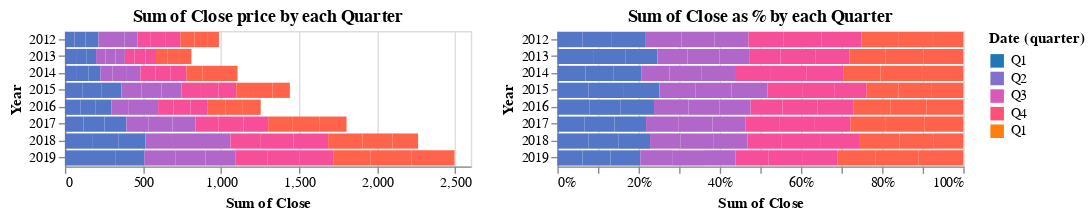

This figure's notebook cell:
### Code cell
#collapse-hide
#As stacked bar chart, in % values. 
stack1= alt.Chart(monthly_data[:'2019'].reset_index()).mark_bar().encode(
    x=alt.X('sum(Close)'),
    y='Year:N',
    color=alt.Color(
        'quarter(Date)',
        scale=alt.Scale(scheme='category10')),
    tooltip=["Date", "Close"]).properties(
    height=100, 
    width = 300,
    title = "Sum of Close price by each Quarter")
    
stack2= alt.Chart(monthly_data[:'2019'].reset_index()).mark_bar().encode(
    x=alt.X('sum(Close)', stack='normalize'),
    y='Year:N',
    color=alt.Color(
        'quarter(Date)', 
        scale=alt.Scale(scheme='category10')),
    tooltip=["Date", "Close"]
    ).properties(
    height=100, 
    width = 300, 
    title = "Sum of Close as % by each Quarter")



stack1 | stack2

### Figure 1 — Vega-Lite specification as saved in the notebook (floating-point values rounded to 4 significant figures)
{"config": {"view": {"continuousWidth": 400, "continuousHeight": 300}}, "hconcat": [{"data": {"name": "data-d54a787ad7f5a0e2b4a1040db95810fd"}, "mark": "bar", "encoding": {"color": {"field": "Date", "scale": {"scheme": "category10"}, "timeUnit": "quarter", "type": "temporal"}, "tooltip": [{"field": "Date", "type": "temporal"}, {"field": "Close", "type": "quantitative"}], "x": {"aggregate": "sum", "field": "Close", "type": "quantitative"}, "y": {"field": "Year", "type": "nominal"}}, "height": 100, "title": "Sum of Close price by each Quarter", "width": 300}, {"data": {"name": "data-d54a787ad7f5a0e2b4a1040db95810fd"}, "mark": "bar", "encoding": {"color": {"field": "Date", "scale": {"scheme": "category10"}, "timeUnit": "quarter", "type": "temporal"}, "tooltip": [{"field": "Date", "type": "temporal"}, {"field": "Close", "type": "quantitative"}], "x": {"aggregate": "sum", "field": "Close", "stack": "normalize", "type": "quantitative"}, "y": {"field": "Year", "type": "nominal"}}, "height": 100, "title": "Sum of Close as % by each Quarter", "width": 300}], "$schema": "https://vega.github.io/schema/vega-lite/v4.17.0.json", "datasets": {"data-d54a787ad7f5a0e2b4a1040db95810fd": [{"Date": "2012-01-31T00:00:00", "Close": 61.23, "Year": 2012, "Month": "January", "dayofweek": "Tuesday", "quarter": 1}, {"Date": "2012-02-29T00:00:00", "Close": 71.08, "Year": 2012, "Month": "February", "dayofweek": "Wednesday", "quarter": 1}, {"Date": "2012-03-31T00:00:00", "Close": 82.5, "Year": 2012, "Month": "March", "dayofweek": "Saturday", "quarter": 1}, {"Date": "2012-04-30T00:00:00", "Close": 86.57, "Year": 2012, "Month": "April", "dayofweek": "Monday", "quarter": 2}, {"Date": "2012-05-31T00:00:00", "Close": 80.67, "Year": 2012, "Month": "May", "dayofweek": "Thursday", "quarter": 2}, {"Date": "2012-06-30T00:00:00", "Close": 82.08, "Year": 2012, "Month": "June", "dayofweek": "Saturday", "quarter": 2}, {"Date": "2012-07-31T00:00:00", "Close": 85.87, "Year": 2012, "Month": "July", "dayofweek": "Tuesday", "quarter": 3}, {"Date": "2012-08-31T00:00:00", "Close": 91.81, "Year": 2012, "Month": "August", "dayofweek": "Friday", "quarter": 3}, {"Date": "2012-09-30T00:00:00", "Close": 97.37, "Year": 2012, "Month": "September", "dayofweek": "Sunday", "quarter": 3}, {"Date": "2012-10-31T00:00:00", "Close": 90.67, "Year": 2012, "Month": "October", "dayofweek": "Wednesday", "quarter": 4}, {"Date": "2012-11-30T00:00:00", "Close": 80.62, "Year": 2012, "Month": "November", "dayofweek": "Friday", "quarter": 4}, {"Date": "2012-12-31T00:00:00", "Close": 76.01, "Year": 2012, "Month": "December", "dayofweek": "Monday", "quarter": 4}, {"Date": "2013-01-31T00:00:00", "Close": 71.12, "Year": 2013, "Month": "January", "dayofweek": "Thursday", "quarter": 1}, {"Date": "2013-02-28T00:00:00", "Close": 65.26, "Year": 2013, "Month": "February", "dayofweek": "Thursday", "quarter": 1}, {"Date": "2013-03-31T00:00:00", "Close": 63.12, "Year": 2013, "Month": "March", "dayofweek": "Sunday", "quarter": 1}, {"Date": "2013-04-30T00:00:00", "Close": 59.97, "Year": 2013, "Month": "April", "dayofweek": "Tuesday", "quarter": 2}, {"Date": "2013-05-31T00:00:00", "Close": 63.78, "Year": 2013, "Month": "May", "dayofweek": "Friday", "quarter": 2}, {"Date": "2013-06-30T00:00:00", "Close": 60.79, "Year": 2013, "Month": "June", "dayofweek": "Sunday", "quarter": 2}, {"Date": "2013-07-31T00:00:00", "Close": 61.31, "Year": 2013, "Month": "July", "dayofweek": "Wednesday", "quarter": 3}, {"Date": "2013-08-31T00:00:00", "Close": 69.26, "Year": 2013, "Month": "August", "dayofweek": "Saturday", "quarter": 3}, {"Date": "2013-09-30T00:00:00", "Close": 68.6, "Year": 2013, "Month": "September", "dayofweek": "Monday", "quarter": 3}, {"Date": "2013-10-31T00:00:00", "Close": 72.11, "Year": 2013, "Month": "October", "dayofweek": "Thursday", "quarter": 4}, {"Date": "2013-11-30T00:00:00", "Close": 74.95, "Year": 2013, "Month": "November", "dayofweek": "Saturday", "quarter": 4}, {"Date": "2013-12-31T00:00:00", "Close": 79.95, "Year": 2013, "Month": "December", "dayofweek": "Tuesday", "quarter": 4}, {"Date": "2014-01-31T00:00:00", "Close": 76.78, "Year": 2014, "Month": "January", "dayofweek": "Friday", "quarter": 1}, {"Date": "2014-02-28T00:00:00", "Close": 75.23, "Year": 2014, "Month": "February", "dayofweek": "Friday", "quarter": 1}, {"Date": "2014-03-31T00:00:00", "Close": 76.17, "Year": 2014, "Month": "March", "dayofweek": "Monday", "quarter": 1}, {"Date": "2014-04-30T00:00:00", "Close": 77.3, "Year": 2014, "Month": "April", "dayofweek": "Wednesday", "quarter": 2}, {"Date": "2014-05-31T00:00:00", "Close": 86.17, "Year": 2014, "Month": "May", "dayofweek": "Saturday", "quarter": 2}, {"Date": "2014-06-30T00:00:00", "Close": 91.89, "Year": 2014, "Month": "June", "dayofweek": "Monday", "quarter": 2}, {"Date": "2014-07-31T00:00:00", "Close": 95.63, "Year": 2014, "Month": "July", "dayofweek": "Thursday", "quarter": 3}, {"Date": "2014-08-31T00:00:00", "Close": 98.44, "Year": 2014, "Month": "August", "dayofweek": "Sunday", "quarter": 3}, {"Date": "2014-09-30T00:00:00", "Close": 100.5, "Year": 2014, "Month": "September", "dayofweek": "Tuesday", "quarter": 3}, {"Date": "2014-10-31T00:00:00", "Close": 101.7, "Year": 2014, "Month": "October", "dayofweek": "Friday", "quarter": 4}, {"Date": "2014-11-30T00:00:00", "Close": 113.3, "Year": 2014, "Month": "November", "dayofweek": "Sunday", "quarter": 4}, {"Date": "2014-12-31T00:00:00", "Close": 112.4, "Year": 2014, "Month": "December", "dayofweek": "Wednesday", "quarter": 4}, {"Date": "2015-01-31T00:00:00", "Close": 110.6, "Year": 2015, "Month": "January", "dayofweek": "Saturday", "quarter": 1}, {"Date": "2015-02-28T00:00:00", "Close": 125.4, "Year": 2015, "Month": "February", "dayofweek": "Saturday", "quarter": 1}, {"Date": "2015-03-31T00:00:00", "Close": 126.0, "Year": 2015, "Month": "March", "dayofweek": "Tuesday", "quarter": 1}, {"Date": "2015-04-30T00:00:00", "Close": 127.3, "Year": 2015, "Month": "April", "dayofweek": "Thursday", "quarter": 2}, {"Date": "2015-05-31T00:00:00", "Close": 128.8, "Year": 2015, "Month": "May", "dayofweek": "Sunday", "quarter": 2}, {"Date": "2015-06-30T00:00:00", "Close": 127.8, "Year": 2015, "Month": "June", "dayofweek": "Tuesday", "quarter": 2}, {"Date": "2015-07-31T00:00:00", "Close": 125.3, "Year": 2015, "Month": "July", "dayofweek": "Friday", "quarter": 3}, {"Date": "2015-08-31T00:00:00", "Close": 113.4, "Year": 2015, "Month": "August", "dayofweek": "Monday", "quarter": 3}, {"Date": "2015-09-30T00:00:00", "Close": 112.8, "Year": 2015, "Month": "September", "dayofweek": "Wednesday", "quarter": 3}, {"Date": "2015-10-31T00:00:00", "Close": 113.4, "Year": 2015, "Month": "October", "dayofweek": "Saturday", "quarter": 4}, {"Date": "2015-11-30T00:00:00", "Close": 118.2, "Year": 2015, "Month": "November", "dayofweek": "Monday", "quarter": 4}, {"Date": "2015-12-31T00:00:00", "Close": 111.7, "Year": 2015, "Month": "December", "dayofweek": "Thursday", "quarter": 4}, {"Date": "2016-01-31T00:00:00", "Close": 98.43, "Year": 2016, "Month": "January", "dayofweek": "Sunday", "quarter": 1}, {"Date": "2016-02-29T00:00:00", "Close": 95.75, "Year": 2016, "Month": "February", "dayofweek": "Monday", "quarter": 1}, {"Date": "2016-03-31T00:00:00", "Close": 104.3, "Year": 2016, "Month": "March", "dayofweek": "Thursday", "quarter": 1}, {"Date": "2016-04-30T00:00:00", "Close": 106.7, "Year": 2016, "Month": "April", "dayofweek": "Saturday", "quarter": 2}, {"Date": "2016-05-31T00:00:00", "Close": 94.97, "Year": 2016, "Month": "May", "dayofweek": "Tuesday", "quarter": 2}, {"Date": "2016-06-30T00:00:00", "Close": 96.62, "Year": 2016, "Month": "June", "dayofweek": "Thursday", "quarter": 2}, {"Date": "2016-07-31T00:00:00", "Close": 98.56, "Year": 2016, "Month": "July", "dayofweek": "Sunday", "quarter": 3}, {"Date": "2016-08-31T00:00:00", "Close": 107.7, "Year": 2016, "Month": "August", "dayofweek": "Wednesday", "quarter": 3}, {"Date": "2016-09-30T00:00:00", "Close": 110.9, "Year": 2016, "Month": "September", "dayofweek": "Friday", "quarter": 3}, {"Date": "2016-10-31T00:00:00", "Close": 115.7, "Year": 2016, "Month": "October", "dayofweek": "Monday", "quarter": 4}, {"Date": "2016-11-30T00:00:00", "Close": 110.2, "Year": 2016, "Month": "November", "dayofweek": "Wednesday", "quarter": 4}, {"Date": "2016-12-31T00:00:00", "Close": 114.3, "Year": 2016, "Month": "December", "dayofweek": "Saturday", "quarter": 4}, {"Date": "2017-01-31T00:00:00", "Close": 119.6, "Year": 2017, "Month": "January", "dayofweek": "Tuesday", "quarter": 1}, {"Date": "2017-02-28T00:00:00", "Close": 133.7, "Year": 2017, "Month": "February", "dayofweek": "Tuesday", "quarter": 1}, {"Date": "2017-03-31T00:00:00", "Close": 140.6, "Year": 2017, "Month": "March", "dayofweek": "Friday", "quarter": 1}, {"Date": "2017-04-30T00:00:00", "Close": 142.9, "Year": 2017, "Month": "April", "dayofweek": "Sunday", "quarter": 2}, {"Date": "2017-05-31T00:00:00", "Close": 152.2, "Year": 2017, "Month": "May", "dayofweek": "Wednesday", "quarter": 2}, {"Date": "2017-06-30T00:00:00", "Close": 147.8, "Year": 2017, "Month": "June", "dayofweek": "Friday", "quarter": 2}, {"Date": "2017-07-31T00:00:00", "Close": 148.3, "Year": 2017, "Month": "July", "dayofweek": "Monday", "quarter": 3}, {"Date": "2017-08-31T00:00:00", "Close": 159.0, "Year": 2017, "Month": "August", "dayofweek": "Thursday", "quarter": 3}, {"Date": "2017-09-30T00:00:00", "Close": 157.6, "Year": 2017, "Month": "September", "dayofweek": "Saturday", "quarter": 3}, {"Date": "2017-10-31T00:00:00", "Close": 157.8, "Year": 2017, "Month": "October", "dayofweek": "Tuesday", "quarter": 4}, {"Date": "2017-11-30T00:00:00", "Close": 172.4, "Year": 2017, "Month": "November", "dayofweek": "Thursday", "quarter": 4}, {"Date": "2017-12-31T00:00:00", "Close": 171.9, "Year": 2017, "Month": "December", "dayofweek": "Sunday", "quarter": 4}, {"Date": "2018-01-31T00:00:00", "Close": 174.0, "Year": 2018, "Month": "January", "dayofweek": "Wednesday", "quarter": 1}, {"Date": "2018-02-28T00:00:00", "Close": 167.6, "Year": 2018, "Month": "February", "dayofweek": "Wednesday", "quarter": 1}, {"Date": "2018-03-31T00:00:00", "Close": 174.5, "Year": 2018, "Month": "March", "dayofweek": "Saturday", "quarter": 1}, {"Date": "2018-04-30T00:00:00", "Close": 169.8, "Year": 2018, "Month": "April", "dayofweek": "Monday", "quarter": 2}, {"Date": "2018-05-31T00:00:00", "Close": 185.5, "Year": 2018, "Month": "May", "dayofweek": "Thursday", "quarter": 2}, {"Date": "2018-06-30T00:00:00", "Close": 188.6, "Year": 2018, "Month": "June", "dayofweek": "Saturday", "quarter": 2}, {"Date": "2018-07-31T00:00:00", "Close": 190.3, "Year": 2018, "Month": "July", "dayofweek": "Tuesday", "quarter": 3}, {"Date": "2018-08-31T00:00:00", "Close": 213.3, "Year": 2018, "Month": "August", "dayofweek": "Friday", "quarter": 3}, {"Date": "2018-09-30T00:00:00", "Close": 222.1, "Year": 2018, "Month": "September", "dayofweek": "Sunday", "quarter": 3}, {"Date": "2018-10-31T00:00:00", "Close": 220.8, "Year": 2018, "Month": "October", "dayofweek": "Wednesday", "quarter": 4}, {"Date": "2018-11-30T00:00:00", "Close": 191.2, "Year": 2018, "Month": "November", "dayofweek": "Friday", "quarter": 4}, {"Date": "2018-12-31T00:00:00", "Close": 164.3, "Year": 2018, "Month": "December", "dayofweek": "Monday", "quarter": 4}, {"Date": "2019-01-31T00:00:00", "Close": 154.2, "Year": 2019, "Month": "January", "dayofweek": "Thursday", "quarter": 1}, {"Date": "2019-02-28T00:00:00", "Close": 171.7, "Year": 2019, "Month": "February", "dayofweek": "Thursday", "quarter": 1}, {"Date": "2019-03-31T00:00:00", "Close": 183.3, "Year": 2019, "Month": "March", "dayofweek": "Sunday", "quarter": 1}, {"Date": "2019-04-30T00:00:00", "Close": 200.5, "Year": 2019, "Month": "April", "dayofweek": "Tuesday", "quarter": 2}, {"Date": "2019-05-31T00:00:00", "Close": 191.3, "Year": 2019, "Month": "May", "dayofweek": "Friday", "quarter": 2}, {"Date": "2019-06-30T00:00:00", "Close": 193.0, "Year": 2019, "Month": "June", "dayofweek": "Sunday", "quarter": 2}, {"Date": "2019-07-31T00:00:00", "Close": 205.2, "Year": 2019, "Month": "July", "dayofweek": "Wednesday", "quarter": 3}, {"Date": "2019-08-31T00:00:00", "Close": 205.0, "Year": 2019, "Month": "August", "dayofweek": "Saturday", "quarter": 3}, {"Date": "2019-09-30T00:00:00", "Close": 218.0, "Year": 2019, "Month": "September", "dayofweek": "Monday", "quarter": 3}, {"Date": "2019-10-31T00:00:00", "Close": 235.3, "Year": 2019, "Month": "October", "dayofweek": "Thursday", "quarter": 4}, {"Date": "2019-11-30T00:00:00", "Close": 262.5, "Year": 2019, "Month": "November", "dayofweek": "Saturday", "quarter": 4}, {"Date": "2019-12-31T00:00:00", "Close": 275.7, "Year": 2019, "Month": "December", "dayofweek": "Tuesday", "quarter": 4}]}}
